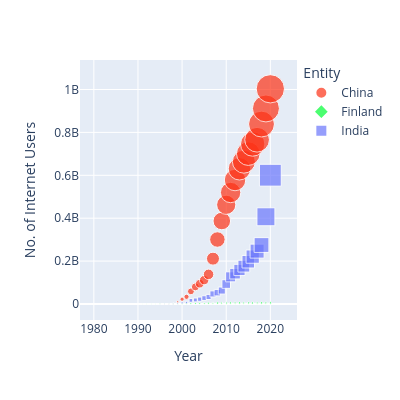

Notebook code for this chart:
### Code cell
color =px.colors.qualitative.Light24
px.scatter(data_frame=df_country, x='Year', y='No. of Internet Users', width=400, height=400, color="Entity", color_discrete_sequence=color,symbol='Entity', size='No. of Internet Users')
